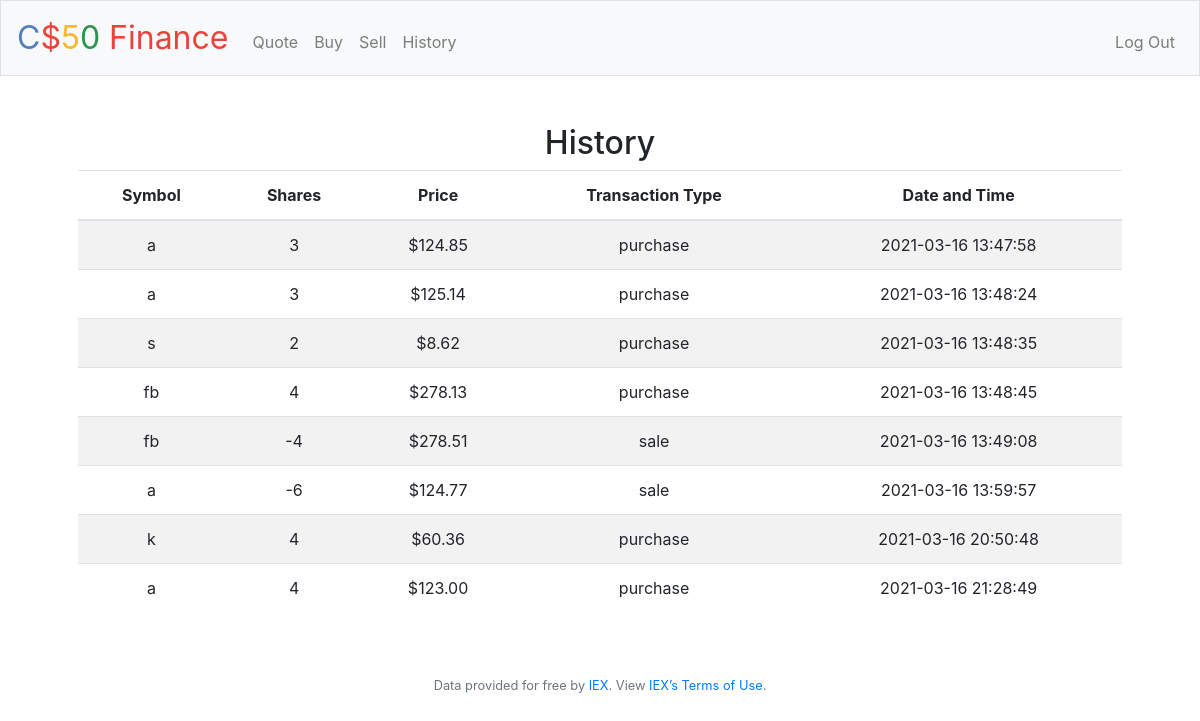
The app's page /history (signed in) with its own data.
### tables this page shows
CREATE TABLE 'stocks' ("id" INTEGER PRIMARY KEY AUTOINCREMENT NOT NULL,'symbol' TEXT NOT NULL, "price" NUMERIC NOT NULL,'total_cost' NUMERIC NOT NULL, 'lastmodified'  text NOT NULL DEFAULT CURRENT_TIMESTAMP  , 'shares'  INTEGER NOT NULL  , 'name'  text NOT NULL  , 'user_id' INTEGER, 'FOREIGN_KEY(user_id) REFERENCE table users (id)' INTEGER, 'grand_total' real, 'total_cost_sum' real, 'transaction_type' text);

### application.py (the view)
@app.route("/history")
@login_required
def history():
    user_id=session["user_id"]
    rows = db.execute("SELECT symbol, shares, price, lastmodified, transaction_type FROM stocks WHERE user_id=:user_id ORDER BY lastmodified ASC", user_id=user_id)
    return render_template("history.html", rows = rows)

### application.py (called while the page is built)
@app.after_request
def after_request(response):
    response.headers["Cache-Control"] = "no-cache, no-store, must-revalidate"
    response.headers["Expires"] = 0
    response.headers["Pragma"] = "no-cache"
    return response

### helpers.py (called while the page is built)
def login_required(f):
    @wraps(f)
    def decorated_function(*args, **kwargs):
        if session.get("user_id") is None:
            return redirect("/login")
        return f(*args, **kwargs)
    return decorated_function

def usd(value):
    return f"${value:,.2f}"

### templates/history.html (shortened to what this page needs)
{% extends "layout.html" %}
{% block main %}
    <h2>History</h2>
                <table class="table table-striped">
                    <thead>
                        <tr>
                            <th>Symbol</th>
                            <th>Shares</th>
                            <th>Price</th>
                            <th>Transaction Type</th>
                            <th>Date and Time</th>
                        </tr>
                    </thead>
                    <tbody>
                        {% for row in rows %}
                           <tr>
                               <td>{{row.symbol}}
                               <td>{{row.shares}}</td>
                               <td>{{(row.price)|usd}}</td>
                               <td>{{row.transaction_type}}</td>
                               <td>{{row.lastmodified}}</td>
                         {% endfor %}
                           </tr>
                    </tbody>
                </table>
{% endblock %}

### templates/layout.html (shortened to what this page needs)
<!DOCTYPE html>
<html lang="en">
    <head>
        <link rel="stylesheet" href="https://cdn.jsdelivr.net/npm/bootstrap@4.5.3/dist/css/bootstrap.min.css">
        <link href="/static/styles.css" rel="stylesheet">
    </head>
    <body>
        <nav class="navbar navbar-expand-md navbar-light bg-light border">
            <a class="navbar-brand" href="/"><span class="blue">C</span><span class="red">$</span><span class="yellow">5</span><span class="green">0</span> <span class="red">Finance</span></a>
            <div class="collapse navbar-collapse" id="navbar">
                {% if session.user_id %}
                    <ul class="navbar-nav mr-auto mt-2">
                        <li class="nav-item"><a class="nav-link" href="/quote">Quote</a></li>
                        <li class="nav-item"><a class="nav-link" href="/buy">Buy</a></li>
                        <li class="nav-item"><a class="nav-link" href="/sell">Sell</a></li>
                        <li class="nav-item"><a class="nav-link" href="/history">History</a></li>
                    </ul>
                    <ul class="navbar-nav ml-auto mt-2">
                        <li class="nav-item"><a class="nav-link" href="/logout">Log Out</a></li>
                    </ul>
                {% else %}
                    <ul class="navbar-nav ml-auto mt-2">
                        <li class="nav-item"><a class="nav-link" href="/register">Register</a></li>
                        <li class="nav-item"><a class="nav-link" href="/login">Log In</a></li>
                    </ul>
                {% endif %}
            </div>
        </nav>
        <main class="container p-5">
            {% block main %}{% endblock %}
        </main>
        <footer class="small text-center text-muted">
            Data provided for free by <a href="https://iextrading.com/developer">IEX</a>. View <a href="https://iextrading.com/api-exhibit-a/">IEX’s Terms of Use</a>.
        </footer>
    </body>
</html>

### static/styles.css (style rules this page uses)
nav .navbar-brand { font-size: xx-large; }
nav .navbar-brand .blue { color: #537fbe; }
nav .navbar-brand .red { color: #ea433b; }
nav .navbar-brand .yellow { color: #f5b82e; }
nav .navbar-brand .green { color: #2e944b; }
main { overflow-x: auto; text-align: center; }

### records on screen
stocks: symbol "a", shares "3", price "$124.85", transaction_type "purchase", lastmodified "2021-03-16 13:47:58"
stocks: symbol "a", shares "3", price "$125.14", transaction_type "purchase", lastmodified "2021-03-16 13:48:24"
stocks: symbol "s", shares "2", price "$8.62", transaction_type "purchase", lastmodified "2021-03-16 13:48:35"
stocks: symbol "fb", shares "4", price "$278.13", transaction_type "purchase", lastmodified "2021-03-16 13:48:45"
stocks: symbol "fb", shares "-4", price "$278.51", transaction_type "sale", lastmodified "2021-03-16 13:49:08"
stocks: symbol "a", shares "-6", price "$124.77", transaction_type "sale", lastmodified "2021-03-16 13:59:57"
stocks: symbol "k", shares "4", price "$60.36", transaction_type "purchase", lastmodified "2021-03-16 20:50:48"
stocks: symbol "a", shares "4", price "$123.00", transaction_type "purchase", lastmodified "2021-03-16 21:28:49"
